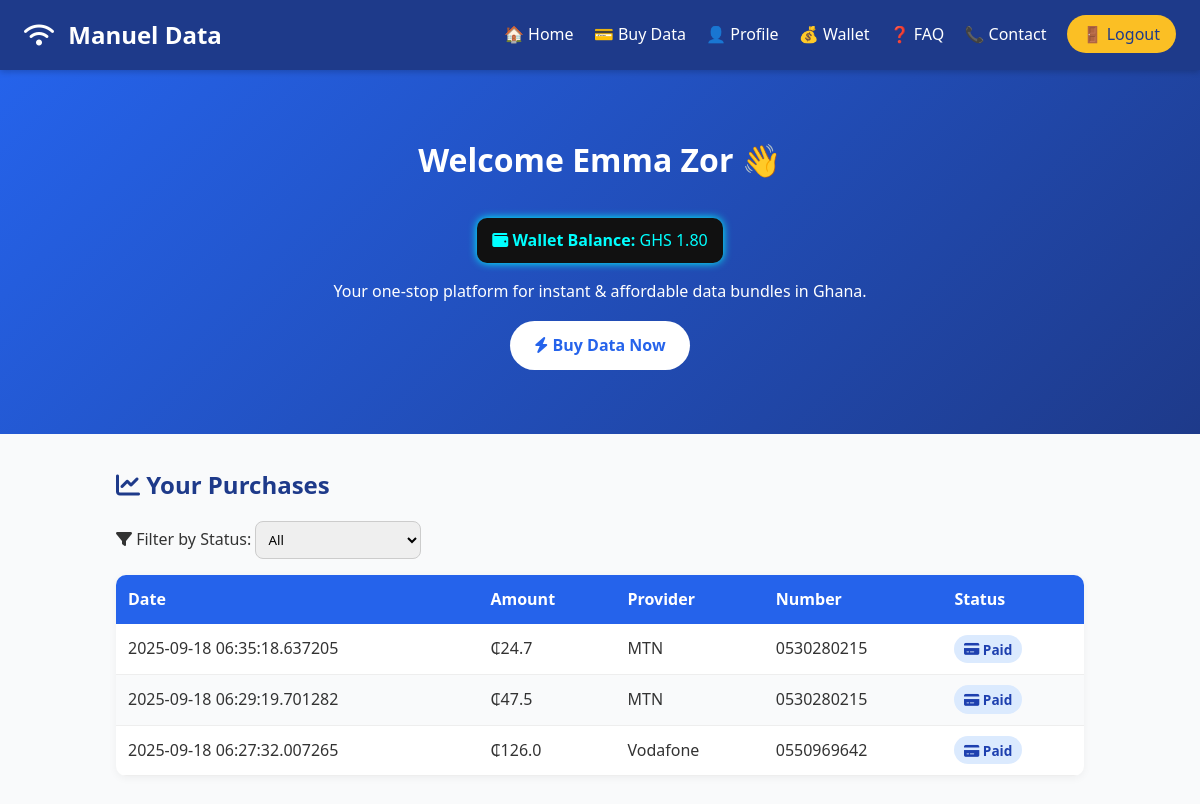
/dashboard (signed in), run on the app's committed database.
### app.py (models this page shows, shortened)
class User(db.Model):
    __tablename__ = "users"
    id = db.Column(db.Integer, primary_key=True)
    username = db.Column(db.String(150), nullable=False)
    email = db.Column(db.String(150), unique=True, nullable=False, index=True)
    mobile = db.Column(db.String(50), nullable=True)
    gender = db.Column(db.String(20), nullable=True)
    password_hash = db.Column(db.String(200), nullable=False)
    wallet_balance = db.Column(db.Float, default=0.0)
    profile_pic = db.Column(db.String(300), nullable=True)
    purchases = db.relationship("Purchase", backref="user", lazy=True)
    transactions = db.relationship("Transaction", backref="user", lazy=True)

class Purchase(db.Model):
    __tablename__ = "purchases"
    id = db.Column(db.Integer, primary_key=True)
    provider = db.Column(db.String(100), nullable=True)
    bundle = db.Column(db.String(200), nullable=False)
    number = db.Column(db.String(50), nullable=False)
    amount = db.Column(db.Float, nullable=False)
    created_at = db.Column(db.DateTime, default=datetime.utcnow)
    status = db.Column(db.String(50), default="payment_completed")
    user_id = db.Column(db.Integer, db.ForeignKey("users.id"), nullable=False)

### app.py (the view)
@app.route("/dashboard")
def dashboard():
    user = current_user()
    if not user:
        return redirect(url_for("login"))
    purchases = Purchase.query.filter_by(user_id=user.id).order_by(
        Purchase.created_at.desc()
    ).all()
    return render_template(
        "dashboard.html", username=user.username, purchases=purchases, balance=user.wallet_balance
    )

### app.py (called while the page is built)
def current_user() -> Optional[User]:
    email = session.get("email")
    if not email:
        return None
    return User.query.filter_by(email=email).first()

### templates/dashboard.html (shortened to what this page needs)
<!DOCTYPE html>
<html lang="en">
<head>
  <link rel="stylesheet" href="{{ url_for('static', filename='dashboard.css') }}">
  <link rel="stylesheet" href="https://cdnjs.cloudflare.com/ajax/libs/font-awesome/6.5.0/css/all.min.css">
</head>
<body>
  <header class="site-header">
    <div class="logo"><i class="fas fa-wifi"></i> Manuel Data</div>
    <nav class="nav">
      <a href="{{ url_for('dashboard') }}">🏠 Home</a>
      <a href="{{ url_for('purchase') }}">💳 Buy Data</a>
      <a href="{{ url_for('profile') }}">👤 Profile</a>
      <a href="{{ url_for('wallet') }}">💰 Wallet</a>
      <a href="{{ url_for('faq') }}">❓ FAQ</a>
      <a href="{{ url_for('contact') }}">📞 Contact</a>
      <a href="{{ url_for('logout') }}" class="login-btn">🚪 Logout</a>
    </nav>
  </header>
  <section class="hero">
    <h1>Welcome {{ username }} 👋</h1>
    <div class="wallet-card">
      <p><i class="fas fa-wallet"></i> <strong>Wallet Balance:</strong> GHS {{ '%.2f' | format(balance) }}</p>
    </div>
    <p>Your one-stop platform for instant & affordable data bundles in Ghana.</p>
    <a href="{{ url_for('purchase') }}" class="cta-btn"><i class="fas fa-bolt"></i> Buy Data Now</a>
  </section>
  <div class="content">
    <h2><i class="fas fa-chart-line"></i> Your Purchases</h2>
    <div class="filter-section">
      <label for="statusFilter"><i class="fas fa-filter"></i> Filter by Status:</label>
      <select id="statusFilter">
        <option value="all">All</option>
      </select>
    </div>
    <table id="purchasesTable">
      <thead>
        <tr>
          <th>Date</th>
          <th>Amount</th>
          <th>Provider</th>
          <th>Number</th>
          <th>Status</th>
        </tr>
      </thead>
      <tbody>
        {% for p in purchases %}
        <tr data-status="{{ p['status'] }}">
          <td>{{ p['created_at'] }}</td>
          <td>₵{{ p['amount'] }}</td>
          <td>{{ p['provider'] }}</td>
          <td>{{ p['number'] }}</td>
          <td>
            {% if p['status'] == 'request_created' %}
              <span class="badge request"><i class="fas fa-hourglass-half"></i> Request</span>
            {% elif p['status'] == 'payment_completed' %}
              <span class="badge paid"><i class="fas fa-credit-card"></i> Paid</span>
            {% elif p['status'] == 'credited' %}
              <span class="badge credited"><i class="fas fa-check-circle"></i> Credited</span>
            {% endif %}
          </td>
        </tr>
        {% endfor %}
      </tbody>
    </table>
  </div>
</body>
</html>

### static/dashboard.css (style rules this page uses)
* { margin: 0; padding: 0; box-sizing: border-box; font-family: "Segoe UI", Roboto, sans-serif; }
body { background: #f9fafb; color: #333; line-height: 1.6; }
.site-header { background: #1e3a8a; color: #fff; display: flex; justify-content: space-between; align-items: center; padding: 1rem 1.5rem; position: sticky; top: 0; z-index: 1000; box-shadow: 0 2px 6px rgba(0,0,0,0.2); }
.logo { font-size: 1.5rem; font-weight: bold; }
.logo i { margin-right: 0.5rem; }
.nav a { color: #fff; margin-left: 1rem; text-decoration: none; font-weight: 500; transition: color 0.3s ease; }
.login-btn { background: #fbbf24; color: #1e3a8a !important; padding: 0.5rem 1rem; border-radius: 20px; font-weight: 600; }
.hero { background: linear-gradient(135deg, #2563eb, #1e3a8a); color: #fff; text-align: center; padding: 4rem 2rem; }
.hero h1 { font-size: 2rem; margin-bottom: 1rem; }
.wallet-card { background: #111; padding: 10px 15px; border-radius: 10px; box-shadow: 0 0 8px #0ff; margin: 1rem auto; display: inline-block; }
.wallet-card p { color: #0ff; font-size: 1rem; }
.cta-btn { display: inline-block; margin-top: 1rem; padding: 0.75rem 1.5rem; background: #fff; color: #2563eb; border-radius: 30px; font-weight: 600; text-decoration: none; transition: all 0.3s ease; }
.content { max-width: 1000px; margin: 2rem auto; padding: 0 1rem; }
.content h2 { margin-bottom: 1rem; color: #1e3a8a; }
.filter-section { margin-bottom: 1rem; }
.filter-section select { padding: 0.5rem; border: 1px solid #ccc; border-radius: 8px; }
table { width: 100%; border-collapse: collapse; background: #fff; border-radius: 10px; overflow: hidden; box-shadow: 0 2px 8px rgba(0,0,0,0.05); }
thead { background: #2563eb; color: #fff; }
thead th { padding: 0.75rem; text-align: left; }
tbody td { padding: 0.75rem; border-bottom: 1px solid #eee; }
tbody tr:nth-child(even) { background: #f9fafb; }
.badge { padding: 0.3rem 0.6rem; border-radius: 15px; font-size: 0.85rem; font-weight: 600; }
.badge.paid { background: #dbeafe; color: #1e40af; }

### data on the page
User: username "Emma Zor", wallet_balance "1.80"
Purchase: created_at "2025-09-18 06:35:18.637205", amount "24.7", provider "MTN", number "0530280215", shows "Paid"
Purchase: created_at "2025-09-18 06:29:19.701282", amount "47.5", provider "MTN", number "0530280215", shows "Paid"
Purchase: created_at "2025-09-18 06:27:32.007265", amount "126.0", provider "Vodafone", number "0550969642", shows "Paid"
